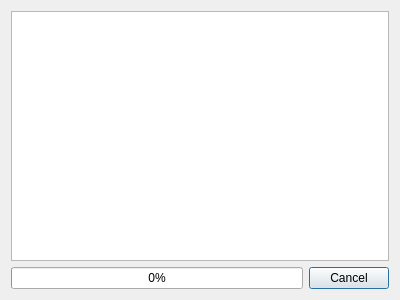
<?xml version="1.0" encoding="UTF-8"?>
<ui version="4.0">
 <author>michel_m</author>
 <class>CalcIDLEPCDialog</class>
 <widget class="QDialog" name="CalcIDLEPCDialog">
  <property name="geometry">
   <rect>
    <x>0</x>
    <y>0</y>
    <width>400</width>
    <height>300</height>
   </rect>
  </property>
  <property name="sizePolicy">
   <sizepolicy hsizetype="Fixed" vsizetype="Fixed">
    <horstretch>0</horstretch>
    <verstretch>0</verstretch>
   </sizepolicy>
  </property>
  <property name="minimumSize">
   <size>
    <width>400</width>
    <height>300</height>
   </size>
  </property>
  <property name="maximumSize">
   <size>
    <width>400</width>
    <height>300</height>
   </size>
  </property>
  <property name="windowTitle">
   <string>Idle Pc Calculation</string>
  </property>
  <property name="windowIcon">
   <iconset resource="../../../../gns3-artwork/svg_resources.qrc">
    <normaloff>:/images/logo_icon.png</normaloff>:/images/logo_icon.png</iconset>
  </property>
  <layout class="QGridLayout" name="gridLayout">
   <item row="0" column="0" colspan="2">
    <widget class="QTextEdit" name="textEdit">
     <property name="readOnly">
      <bool>true</bool>
     </property>
    </widget>
   </item>
   <item row="1" column="0">
    <widget class="QProgressBar" name="progressBar">
     <property name="value">
      <number>0</number>
     </property>
    </widget>
   </item>
   <item row="1" column="1">
    <widget class="QPushButton" name="pushButton">
     <property name="text">
      <string>Cancel</string>
     </property>
    </widget>
   </item>
  </layout>
 </widget>
 <resources>
  <include location="../../../../gns3-artwork/svg_resources.qrc"/>
 </resources>
 <connections>
  <connection>
   <sender>pushButton</sender>
   <signal>clicked()</signal>
   <receiver>CalcIDLEPCDialog</receiver>
   <slot>cancel()</slot>
   <hints>
    <hint type="sourcelabel">
     <x>347</x>
     <y>276</y>
    </hint>
    <hint type="destinationlabel">
     <x>199</x>
     <y>149</y>
    </hint>
   </hints>
  </connection>
 </connections>
</ui>
